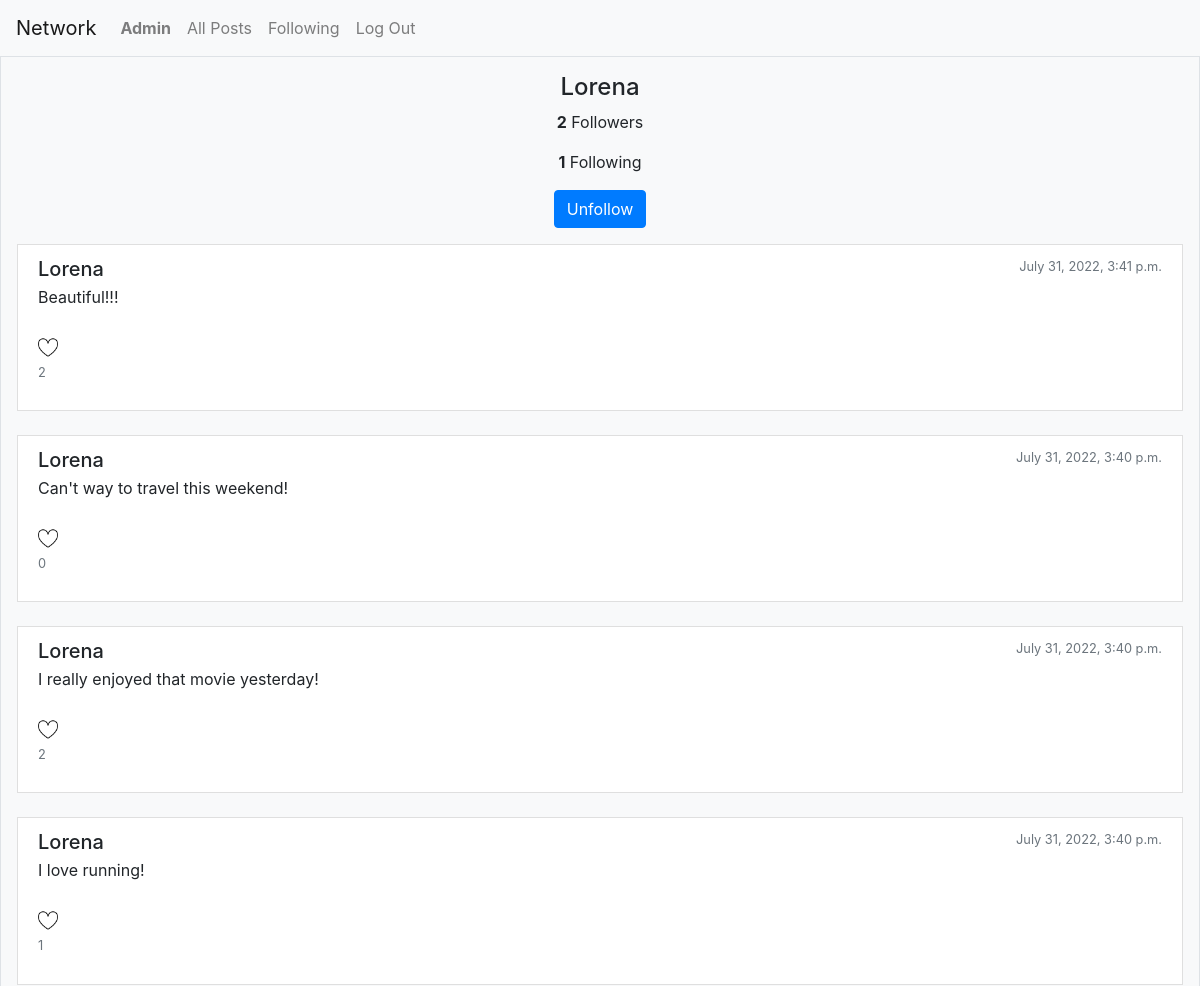
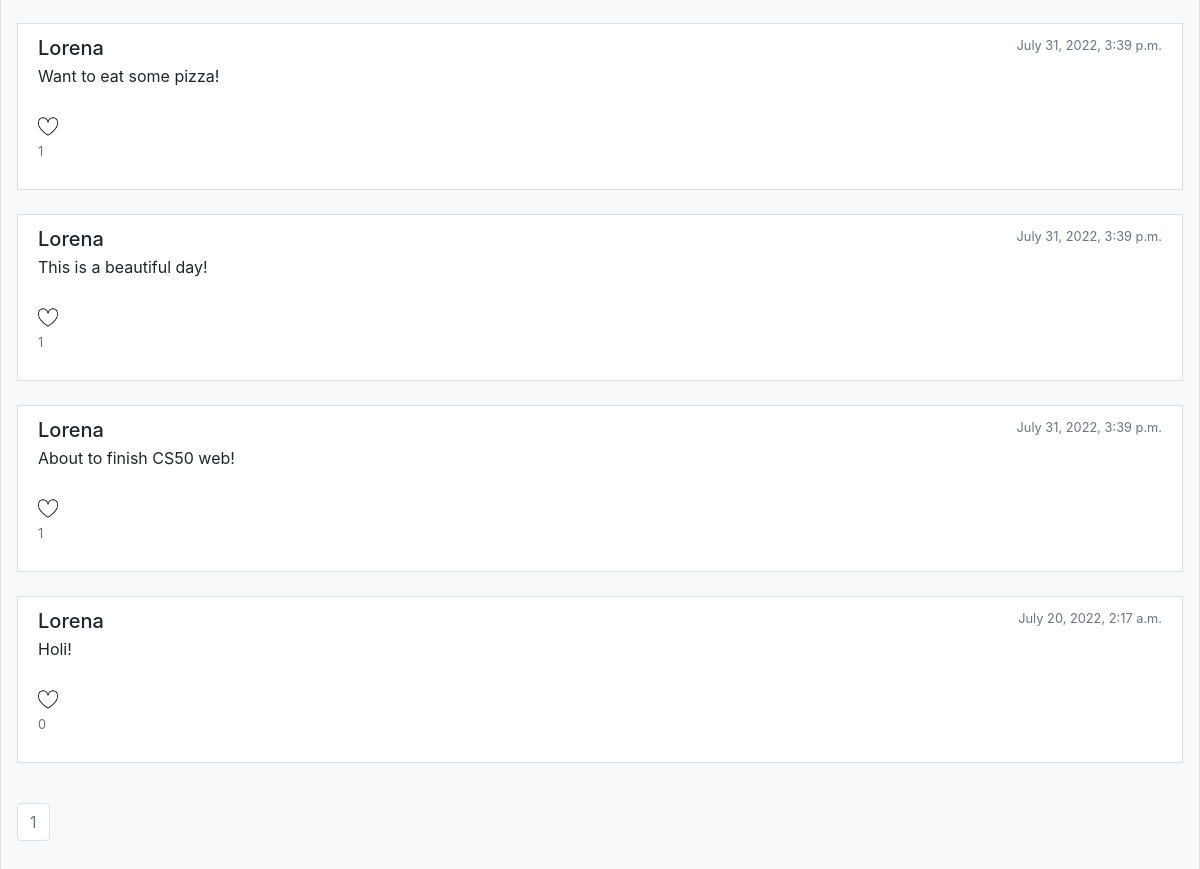
/user_profile/3 (signed in), run on the app's committed database (2 pictures, top to bottom).
### network/models.py (models this page shows, shortened)
class User(AbstractUser):
    pass
    following = models.ManyToManyField("self", blank=True, related_name='followers', symmetrical=False)

class PostModel(models.Model):
    body = models.CharField(max_length=280)
    likes = models.ManyToManyField("User", blank=True, related_name='likes', symmetrical=False)
    created_by = models.ForeignKey("User", on_delete=models.CASCADE)
    created_at = models.DateTimeField(auto_now_add=True)

### network/views.py (the view)
# urls.py: path("user_profile/<str:user>", views.user_profile, name="user_profile"),
@login_required
def user_profile(request, user):
    posts = PostModel.objects.filter(created_by = user).annotate(number_of_likes=Count('likes', distinct=True)).order_by('-created_at')
    print(posts)
    paginator = Paginator(posts, 10)
    page_number = request.GET.get('page')
    page_obj = paginator.get_page(page_number)
    following = User.objects.get(pk = user).following.all().count()
    followers = User.objects.get(pk = user).followers.all().count()
    already_follows = User.objects.get(pk = request.user.id).following.all().filter(id = user).exists()
    print('already_follows: ' + str(already_follows))
    print('request.user.id: ' + str(request.user.id))
    profile_owner = str(user) == str(request.user.id)
    return render(request, "network/user_profile.html", {
        'user': User.objects.get(pk = user),
        'page_obj': page_obj,
        'following': following,
        'followers': followers,
        'already_follows': already_follows,
        'profile_owner': profile_owner
    })

### network/templates/network/user_profile.html (shortened to what this page needs)
{% extends "network/layout.html" %}
{% load static %}
{% block body %}
<div class="row gx-5">
    <div class="col">
        <div class="p-3 border bg-light">
            <div style="text-align: center;">
                <h4>{{ user.username }}</h4>
                <p><strong>{{ followers }}</strong> Followers</p>
                <p><strong>{{ following }}</strong> Following</p>
                {% if profile_owner == True %}
                {% elif already_follows == True %}
                <form method="post" action="{% url 'unfollow' user.pk %}">
                    <button type="submit" class="btn btn-primary">Unfollow</button>
                </form>
                {% elif already_follows == False %}
                <form method="post" action="{% url 'follow' user.pk %}">
                    {% csrf_token %}
                    <button type="submit" class="btn btn-primary">Follow</button>
                </form>
                {% endif %}
            </div>
            <div>
                <p>
                {% for post in page_obj %}
                <div class="list-group-item">
                    <div class="d-flex w-100 justify-content-between">
                        <h5 class="mb-1">{{ post.created_by }}</h5>
                        <small class="text-muted">{{ post.created_at }}</small>
                    </div>
                    <p id="post_body_{{ post.id }}" class="mb-1">{{ post.body }}</p>
                    <small class="text-muted">
                        <textarea id='edit_textarea_{{ post.id }}' style="display: none;"></textarea><br>
                        {% if request.user in post.likes.all %}
                        <input id='like_button_{{ post.id }}' type="image" style="width: 20px;" onclick="like_post('{{ post.id }}', '{{ request.user.id }}')" src="{% static 'network/unlike.png' %}">
                        {% else %}
                        <input id='like_button_{{ post.id }}' type="image" style="width: 20px;" onclick="like_post('{{ post.id }}', '{{ request.user.id }}')" src="{% static 'network/like.png' %}">
                        {% endif %}
                        <p id="post_{{ post.id }}"> {{ post.number_of_likes }} </p>
                    </small>
                </div>
                <br>
                {% endfor %}
                </p>
            </div>
            <nav>
                <ul class="pagination">
                        <li class="page-item disabled"><a class="page-link" href="?page={{ page_obj.number }}">{{ page_obj.number }}</a></li>
                </ul>
            </nav>
        </div>
    </div>
</div>
{% endblock %}

### network/templates/network/layout.html (shortened to what this page needs)
{% load static %}
<!DOCTYPE html>
<html lang="en">
    <head>
        <link rel="stylesheet" href="https://stackpath.bootstrapcdn.com/bootstrap/4.4.1/css/bootstrap.min.css">
        <link rel="stylesheet" href="{% static 'network/styles.css' %}">
    </head>
    <body>
        <nav class="navbar navbar-expand-lg navbar-light bg-light">
            <a class="navbar-brand" href="#">Network</a>
            <div>
              <ul class="navbar-nav mr-auto">
                {% if user.is_authenticated %}
                    <li class="nav-item">
                        <a class="nav-link" href="{% url 'user_profile' request.user.id %}"><strong>{{ request.user.username }}</strong></a>
                    </li>
                {% endif %}
                <li class="nav-item">
                  <a id="all-posts" class="nav-link" href="{% url 'index' %}">All Posts</a>
                </li>
                {% if user.is_authenticated %}
                    <li class="nav-item">
                        <a class="nav-link" href="{% url 'following' %}">Following</a>
                    </li>
                    <li class="nav-item">
                        <a class="nav-link" href="{% url 'logout' %}">Log Out</a>
                    </li>
                {% endif %}
              </ul>
            </div>
          </nav>
        <div class="body">
            {% block body %}
            {% endblock %}
        </div>
    </body>
</html>

### data on the page
User: user.username "Admin"
User: username "Lorena"
PostModel: created_by "Lorena", created_at "July 31, 2022, 3:41 p.m.", body "Beautiful!!!", number_of_likes "2"
PostModel: created_by "Lorena", created_at "July 31, 2022, 3:40 p.m.", body "Can't way to travel this weekend!", number_of_likes "0"
PostModel: created_by "Lorena", created_at "July 31, 2022, 3:40 p.m.", body "I really enjoyed that movie yesterday!", number_of_likes "2"
PostModel: created_by "Lorena", created_at "July 31, 2022, 3:40 p.m.", body "I love running!", number_of_likes "1"
PostModel: created_by "Lorena", created_at "July 31, 2022, 3:39 p.m.", body "Want to eat some pizza!", number_of_likes "1"
PostModel: created_by "Lorena", created_at "July 31, 2022, 3:39 p.m.", body "This is a beautiful day!", number_of_likes "1"
PostModel: created_by "Lorena", created_at "July 31, 2022, 3:39 p.m.", body "About to finish CS50 web!", number_of_likes "1"
PostModel: created_by "Lorena", created_at "July 20, 2022, 2:17 a.m.", body "Holi!", number_of_likes "0"

### other printed values
{{ followers }} "2"
{{ following }} "1"
{{ page_obj.number }} "1"
